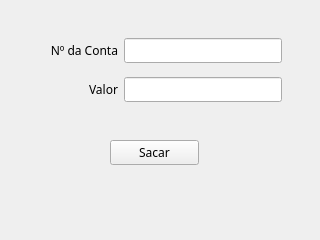
<?xml version="1.0" encoding="UTF-8"?>
<ui version="4.0">
 <class>Form</class>
 <widget class="QWidget" name="Form">
  <property name="geometry">
   <rect>
    <x>0</x>
    <y>0</y>
    <width>320</width>
    <height>240</height>
   </rect>
  </property>
  <property name="font">
   <font>
    <family>Hack</family>
    <weight>50</weight>
    <bold>false</bold>
   </font>
  </property>
  <property name="windowTitle">
   <string>Saque</string>
  </property>
  <widget class="QWidget" name="layoutWidget">
   <property name="geometry">
    <rect>
     <x>50</x>
     <y>30</y>
     <width>232</width>
     <height>81</height>
    </rect>
   </property>
   <layout class="QGridLayout" name="gridLayout">
    <item row="0" column="0">
     <widget class="QLabel" name="label">
      <property name="font">
       <font>
        <family>Hack</family>
        <weight>50</weight>
        <bold>false</bold>
       </font>
      </property>
      <property name="text">
       <string>Nº da Conta</string>
      </property>
      <property name="alignment">
       <set>Qt::AlignRight|Qt::AlignTrailing|Qt::AlignVCenter</set>
      </property>
     </widget>
    </item>
    <item row="1" column="1">
     <widget class="QLineEdit" name="lineEdit_2"/>
    </item>
    <item row="1" column="0">
     <widget class="QLabel" name="label_2">
      <property name="font">
       <font>
        <family>Hack</family>
        <weight>50</weight>
        <bold>false</bold>
       </font>
      </property>
      <property name="text">
       <string>Valor</string>
      </property>
      <property name="alignment">
       <set>Qt::AlignRight|Qt::AlignTrailing|Qt::AlignVCenter</set>
      </property>
     </widget>
    </item>
    <item row="0" column="1">
     <widget class="QLineEdit" name="lineEdit"/>
    </item>
   </layout>
  </widget>
  <widget class="QPushButton" name="pushButton">
   <property name="geometry">
    <rect>
     <x>110</x>
     <y>140</y>
     <width>89</width>
     <height>25</height>
    </rect>
   </property>
   <property name="text">
    <string>Sacar</string>
   </property>
  </widget>
 </widget>
 <resources/>
 <connections/>
</ui>
